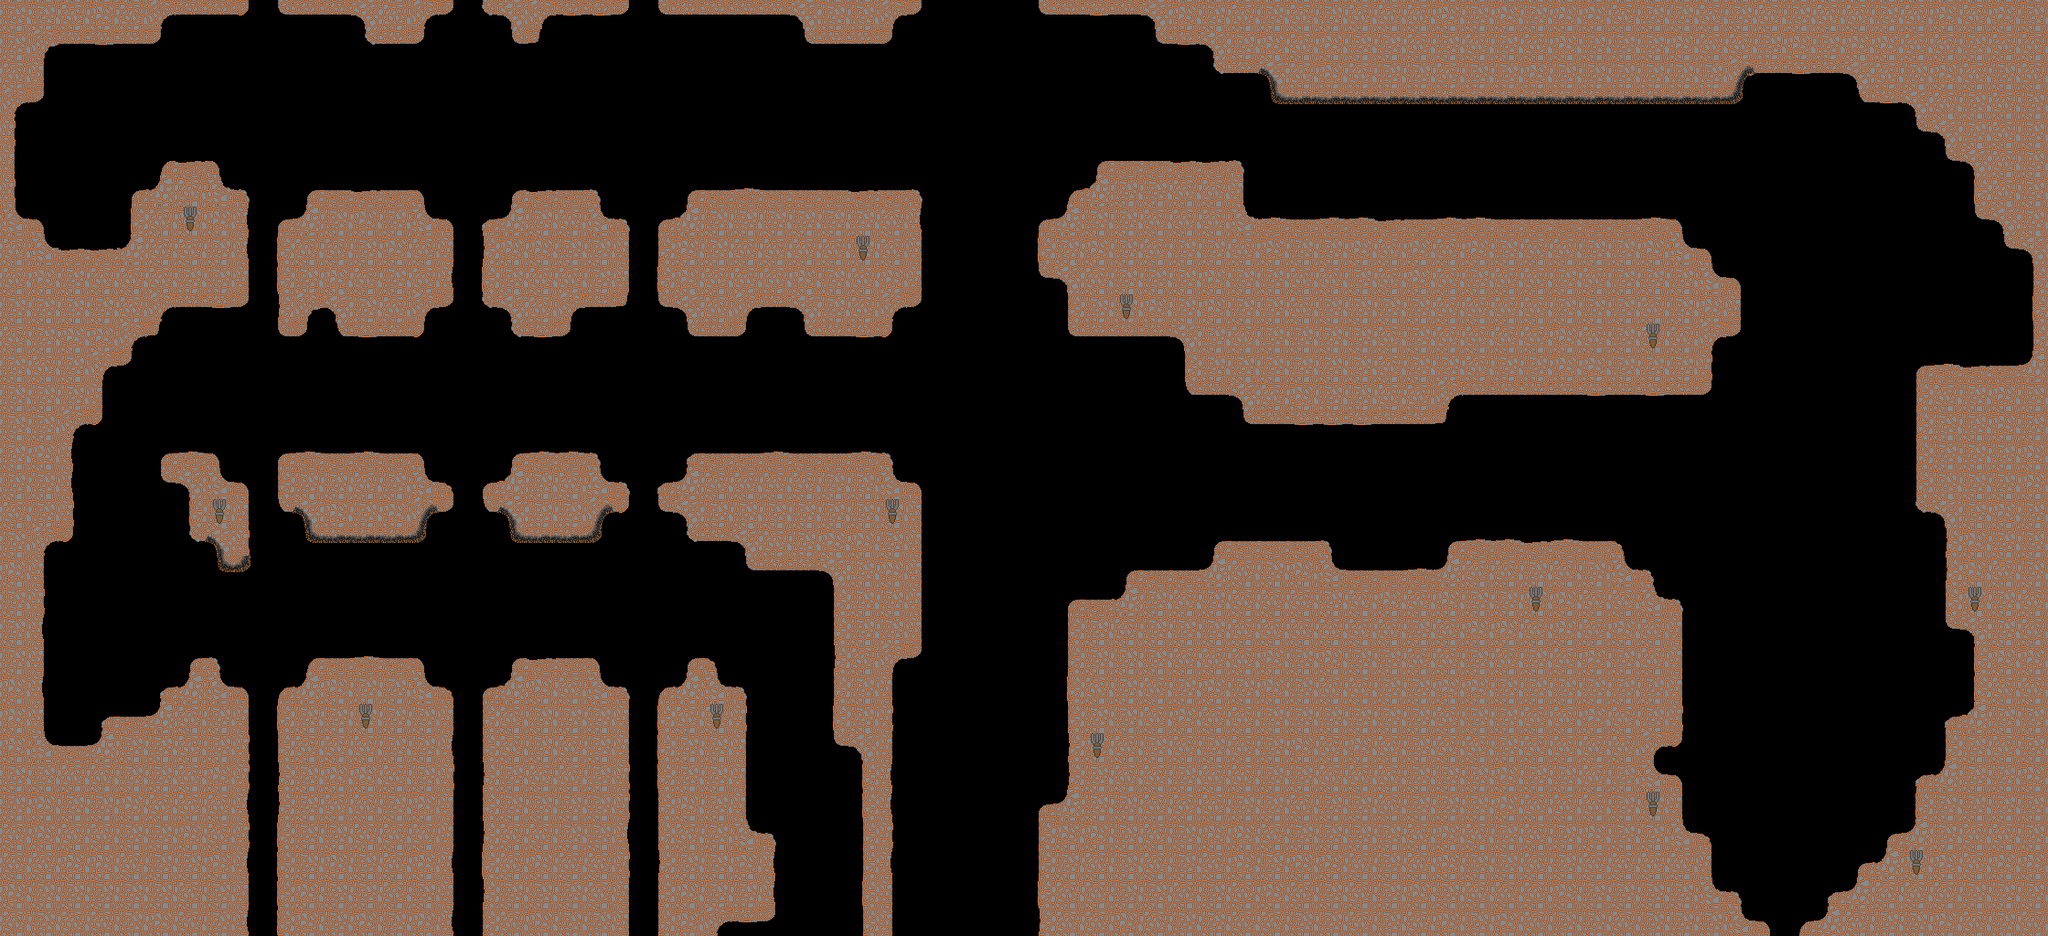

Rendered tile map (Tiled .tmx) drawn with the repository's tilesets; below, a short description and the map source with its tile grids summarised:
An orthogonal 70x32 tile map with 32x32 px tiles, 3 tile layers (Terrain, Torches, drippy), 4 tilesets.

<map version="1.2" tiledversion="1.2.1" orientation="orthogonal" renderorder="right-down" width="70" height="32" tilewidth="32" tileheight="32" infinite="0" nextlayerid="13" nextobjectid="1">
 <tileset firstgid="1" source="lavastone.tsx" />
 <tileset firstgid="49" source="../Level1/player.tsx" />
 <tileset firstgid="64" source="drippy.tsx" />
 <tileset firstgid="70" source="../Level1/torch.tsx" />
 <layer id="9" name="Terrain" width="70" height="32">
  <data>[2240 cells, 1370 non-empty, 39 distinct tile ids]</data>
 </layer>
 <layer id="12" name="Torches" width="70" height="32">
  <data>[2240 cells, 13 non-empty, 1 distinct tile ids]</data>
 </layer>
 <layer id="11" name="drippy" width="70" height="32">
  <data>[2240 cells, 35 non-empty, 5 distinct tile ids]</data>
 </layer>
</map>
